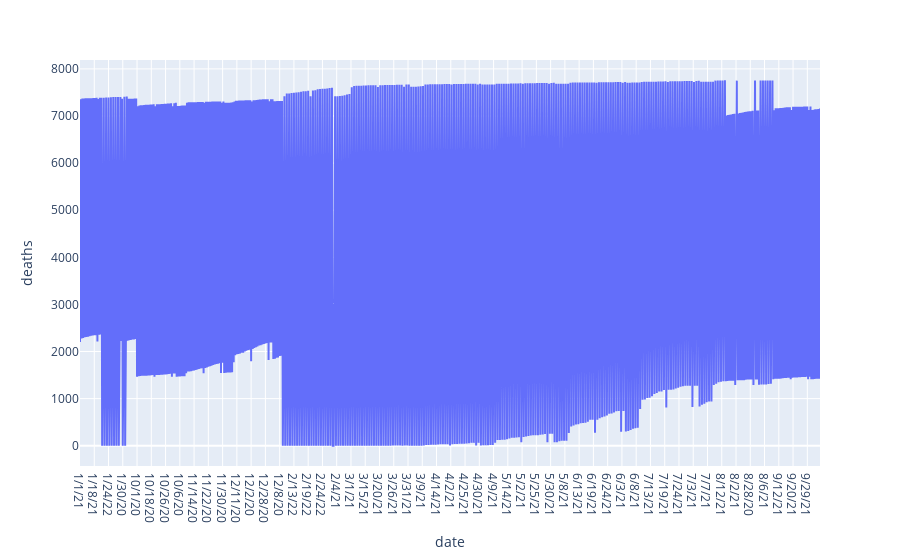

The code cell stored with this chart in its notebook:
### Code cell


### Figure 1 — Plotly figure (JSON) as saved in the notebook; plotly's stock layout.template omitted (floating-point values rounded to 4 significant figures; data arrays with more than 128 entries replaced by an {"elided": "..."} marker saying what was removed)
{"data": [{"hovertemplate": "date=%{x}<br>deaths=%{y}<extra></extra>", "legendgroup": "", "line": {"color": "#636efa", "dash": "solid"}, "marker": {"symbol": "circle"}, "mode": "lines", "name": "", "orientation": "v", "showlegend": false, "type": "scatter", "x": {"elided": "935 str values"}, "xaxis": "x", "y": {"elided": "935 int values"}, "yaxis": "y"}], "layout": {"bargap": 0.9, "legend": {"tracegroupgap": 0}, "margin": {"t": 60}, "xaxis": {"anchor": "y", "domain": [0, 1], "title": {"text": "date"}}, "yaxis": {"anchor": "x", "domain": [0, 1], "title": {"text": "deaths"}}}}
